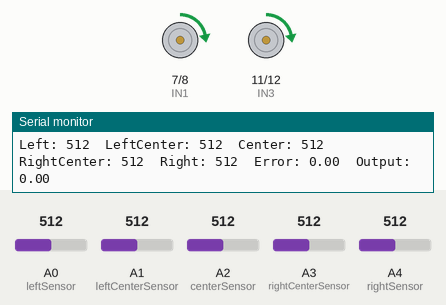
This sketch was run on a simulated Arduino Uno, built with avr-gcc and run on an emulated ATmega328P. Parts: motor-driver pin pairs drawn as motors (green arrow = first pin HIGH = forward, orange = second pin HIGH = backward, longer = more drive, scaled by the enable pin), the last lines printed to the serial monitor. Inputs (shaded band) come from the test bench; at power-on: A0 (leftSensor) = 512, A3 (rightCenterSensor) = 512, A4 (rightSensor) = 512, A1 (leftCenterSensor) = 512, A2 (centerSensor) = 512.

Above: at 1.2 s.
1.3 s: A0 (leftSensor) set to 490
At 2.0 s:
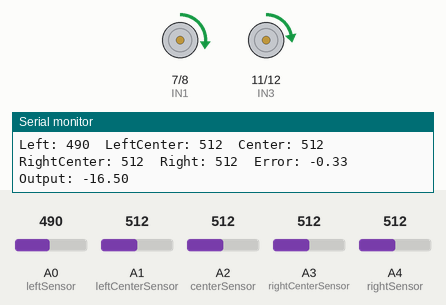
2.9 s: A3 (rightCenterSensor) set to 489
At 3.6 s:
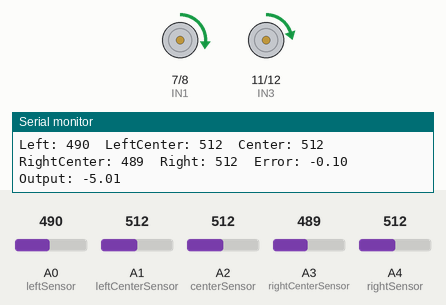
4.5 s: A4 (rightSensor) set to 505
At 5.9 s:
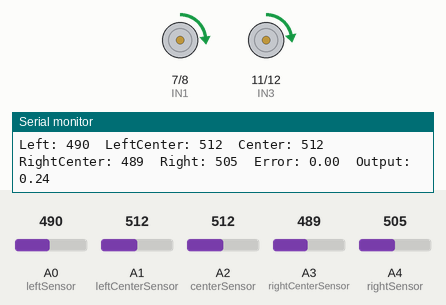
7.5 s: A1 (leftCenterSensor) set to 490
At 8.2 s:
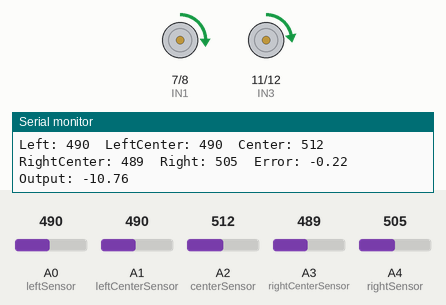
10.5 s: A2 (centerSensor) set to 109
13.5 s: A2 (centerSensor) set to 92
Timing chart, 0 to 16.5 s (numbered marks = the images above; inputs shaded):
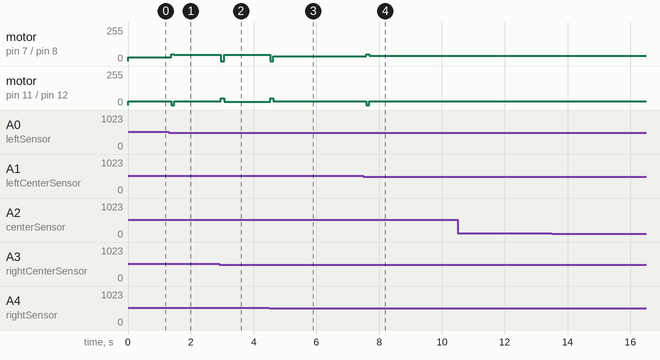

The sketch:

LT_5ch_pid_chWeigh_jul7b.ino
```cpp
// Sensor pin definitions
#define leftSensor A0
#define leftCenterSensor A1
#define centerSensor A2
#define rightCenterSensor A3
#define rightSensor A4

// Motor pin definitions
#define ENA 9
#define IN1 7
#define IN2 8
#define ENB 10
#define IN3 11
#define IN4 12

// Constants
#define BASE_SPEED 30
#define MAX_SPEED 50
#define THRESHOLD 500  // Adjust this value based on your sensor readings

// PID variables
double Kp = 50, Ki = 0.1, Kd = 10;  // Adjust these values for optimal performance
double error = 0, lastError = 0;
double integral = 0, derivative = 0;
double output = 0;

// Sensor weights (now adjustable)
double leftWeight = 6.0;
double leftCenterWeight = 4.0;
double centerWeight = 0.0;  // Usually 0 as it's the center
double rightCenterWeight = -4.0;
double rightWeight = -6.0;

unsigned long lastTime = 0;
unsigned long sampleTime = 10;  // Sample time in milliseconds

// Variables
int leftValue, leftCenterValue, centerValue, rightCenterValue, rightValue;

void setup() {
  // Set motor control pins as outputs
  pinMode(ENA, OUTPUT);
  pinMode(ENB, OUTPUT);
  pinMode(IN1, OUTPUT);
  pinMode(IN2, OUTPUT);
  pinMode(IN3, OUTPUT);
  pinMode(IN4, OUTPUT);

  // Set sensor pins as inputs
  pinMode(leftSensor, INPUT);
  pinMode(leftCenterSensor, INPUT);
  pinMode(centerSensor, INPUT);
  pinMode(rightCenterSensor, INPUT);
  pinMode(rightSensor, INPUT);

  Serial.begin(9600);
}

void loop() {
  unsigned long now = millis();
  if (now - lastTime >= sampleTime) {
    readSensors();
    calculatePID();
    controlRobot();
    printSensorValues();
    lastTime = now;
  }
}

void readSensors() {
  leftValue = analogRead(leftSensor);
  leftCenterValue = analogRead(leftCenterSensor);
  centerValue = analogRead(centerSensor);
  rightCenterValue = analogRead(rightCenterSensor);
  rightValue = analogRead(rightSensor);
}

void calculatePID() {
  // Calculate the error based on sensor readings with adjustable weights
  error = (leftWeight * leftValue +
           leftCenterWeight * leftCenterValue +
           centerWeight * centerValue +
           rightCenterWeight * rightCenterValue +
           rightWeight * rightValue) / 400.0;  // Weighted error

  // Calculate PID terms
  integral += error * sampleTime / 1000.0;
  derivative = (error - lastError) / (sampleTime / 1000.0);

  // Calculate output
  output = Kp * error + Ki * integral + Kd * derivative;

  // Limit output to motor speed range
  output = constrain(output, -MAX_SPEED, MAX_SPEED);

  lastError = error;
}

void controlRobot() {
  int leftSpeed = BASE_SPEED - output;
  int rightSpeed = BASE_SPEED + output;

  // Ensure speeds are within valid range
  leftSpeed = constrain(leftSpeed, 0, MAX_SPEED);
  rightSpeed = constrain(rightSpeed, 0, MAX_SPEED);

  // Set motor directions and speeds
  if (leftSpeed >= 0) {
    digitalWrite(IN1, HIGH);
    digitalWrite(IN2, LOW);
    analogWrite(ENA, leftSpeed);
  } else {
    digitalWrite(IN1, LOW);
    digitalWrite(IN2, HIGH);
    analogWrite(ENA, -leftSpeed);
  }

  if (rightSpeed >= 0) {
    digitalWrite(IN3, HIGH);
    digitalWrite(IN4, LOW);
    analogWrite(ENB, rightSpeed);
  } else {
    digitalWrite(IN3, LOW);
    digitalWrite(IN4, HIGH);
    analogWrite(ENB, -rightSpeed);
  }
}

void printSensorValues() {
  Serial.print("Left: ");
  Serial.print(leftValue);
  Serial.print("\tLeftCenter: ");
  Serial.print(leftCenterValue);
  Serial.print("\tCenter: ");
  Serial.print(centerValue);
  Serial.print("\tRightCenter: ");
  Serial.print(rightCenterValue);
  Serial.print("\tRight: ");
  Serial.print(rightValue);
  Serial.print("\tError: ");
  Serial.print(error);
  Serial.print("\tOutput: ");
  Serial.println(output);
}

// Function to adjust sensor weights
void adjustSensorWeights(double left, double leftCenter, double center, double rightCenter, double right) {
  leftWeight = left;
  leftCenterWeight = leftCenter;
  centerWeight = center;
  rightCenterWeight = rightCenter;
  rightWeight = right;
}
```

Measured:
- after the input at 1.3 s, motor on pin 7 (IN1) / pin 8 (IN2): forward 30/255 → forward 50/255 after 0.08 s, → forward 46/255 0.10 s later; motor on pin 11 (IN3) / pin 12 (IN4): forward 30/255 → stopped after 0.08 s, → forward 30/255 0.10 s later
- after the input at 2.9 s, motor on pin 7 (IN1) / pin 8 (IN2): forward 46/255 → stopped after 0.06 s, → forward 46/255 0.10 s later; motor on pin 11 (IN3) / pin 12 (IN4): forward 30/255 → forward 50/255 after 0.06 s, → forward 24/255 0.10 s later
- after the input at 4.5 s, motor on pin 7 (IN1) / pin 8 (IN2): forward 46/255 → stopped at once, → forward 35/255 0.10 s later; motor on pin 11 (IN3) / pin 12 (IN4): forward 24/255 → forward 50/255 at once, → forward 30/255 0.10 s later
- after the input at 7.5 s, motor on pin 7 (IN1) / pin 8 (IN2): forward 35/255 → forward 50/255 after 0.09 s, → forward 40/255 0.10 s later; motor on pin 11 (IN3) / pin 12 (IN4): forward 30/255 → stopped after 0.09 s, → forward 30/255 0.10 s later
